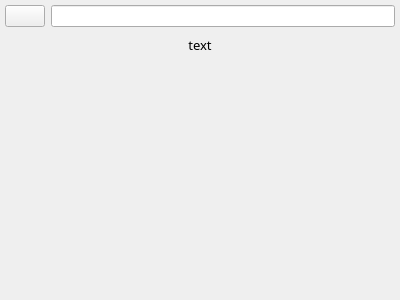
<?xml version="1.0" encoding="UTF-8"?>
<ui version="4.0">
 <class>QuickAccessPanelItem</class>
 <widget class="QWidget" name="QuickAccessPanelItem">
  <property name="geometry">
   <rect>
    <x>0</x>
    <y>0</y>
    <width>400</width>
    <height>300</height>
   </rect>
  </property>
  <property name="sizePolicy">
   <sizepolicy hsizetype="Minimum" vsizetype="Minimum">
    <horstretch>0</horstretch>
    <verstretch>0</verstretch>
   </sizepolicy>
  </property>
  <property name="windowTitle">
   <string>Form</string>
  </property>
  <layout class="QVBoxLayout" name="verticalLayout">
   <property name="leftMargin">
    <number>2</number>
   </property>
   <property name="topMargin">
    <number>2</number>
   </property>
   <property name="rightMargin">
    <number>2</number>
   </property>
   <property name="bottomMargin">
    <number>2</number>
   </property>
   <item>
    <widget class="QWidget" name="ToolBar" native="true">
     <property name="sizePolicy">
      <sizepolicy hsizetype="Minimum" vsizetype="Maximum">
       <horstretch>0</horstretch>
       <verstretch>0</verstretch>
      </sizepolicy>
     </property>
     <layout class="QHBoxLayout" name="horizontalLayout_2">
      <property name="leftMargin">
       <number>3</number>
      </property>
      <property name="topMargin">
       <number>3</number>
      </property>
      <property name="rightMargin">
       <number>3</number>
      </property>
      <property name="bottomMargin">
       <number>3</number>
      </property>
      <item>
       <widget class="QPushButton" name="ButtonBack">
        <property name="enabled">
         <bool>true</bool>
        </property>
        <property name="sizePolicy">
         <sizepolicy hsizetype="Fixed" vsizetype="Fixed">
          <horstretch>0</horstretch>
          <verstretch>0</verstretch>
         </sizepolicy>
        </property>
        <property name="text">
         <string/>
        </property>
       </widget>
      </item>
      <item>
       <widget class="QLineEdit" name="LineSearch"/>
      </item>
     </layout>
    </widget>
   </item>
   <item>
    <widget class="QLabel" name="Name">
     <property name="sizePolicy">
      <sizepolicy hsizetype="Minimum" vsizetype="Maximum">
       <horstretch>0</horstretch>
       <verstretch>0</verstretch>
      </sizepolicy>
     </property>
     <property name="font">
      <font>
       <family>Franklin Gothic Demi Cond</family>
       <pointsize>10</pointsize>
       <italic>false</italic>
       <underline>false</underline>
       <strikeout>false</strikeout>
      </font>
     </property>
     <property name="text">
      <string>text</string>
     </property>
     <property name="textFormat">
      <enum>Qt::AutoText</enum>
     </property>
     <property name="alignment">
      <set>Qt::AlignCenter</set>
     </property>
    </widget>
   </item>
   <item>
    <widget class="QWidget" name="SubItemsWidget" native="true">
     <property name="sizePolicy">
      <sizepolicy hsizetype="Minimum" vsizetype="Minimum">
       <horstretch>0</horstretch>
       <verstretch>0</verstretch>
      </sizepolicy>
     </property>
     <layout class="QVBoxLayout" name="verticalLayout_2">
      <property name="leftMargin">
       <number>2</number>
      </property>
      <property name="rightMargin">
       <number>2</number>
      </property>
     </layout>
    </widget>
   </item>
  </layout>
 </widget>
 <resources/>
 <connections/>
</ui>
